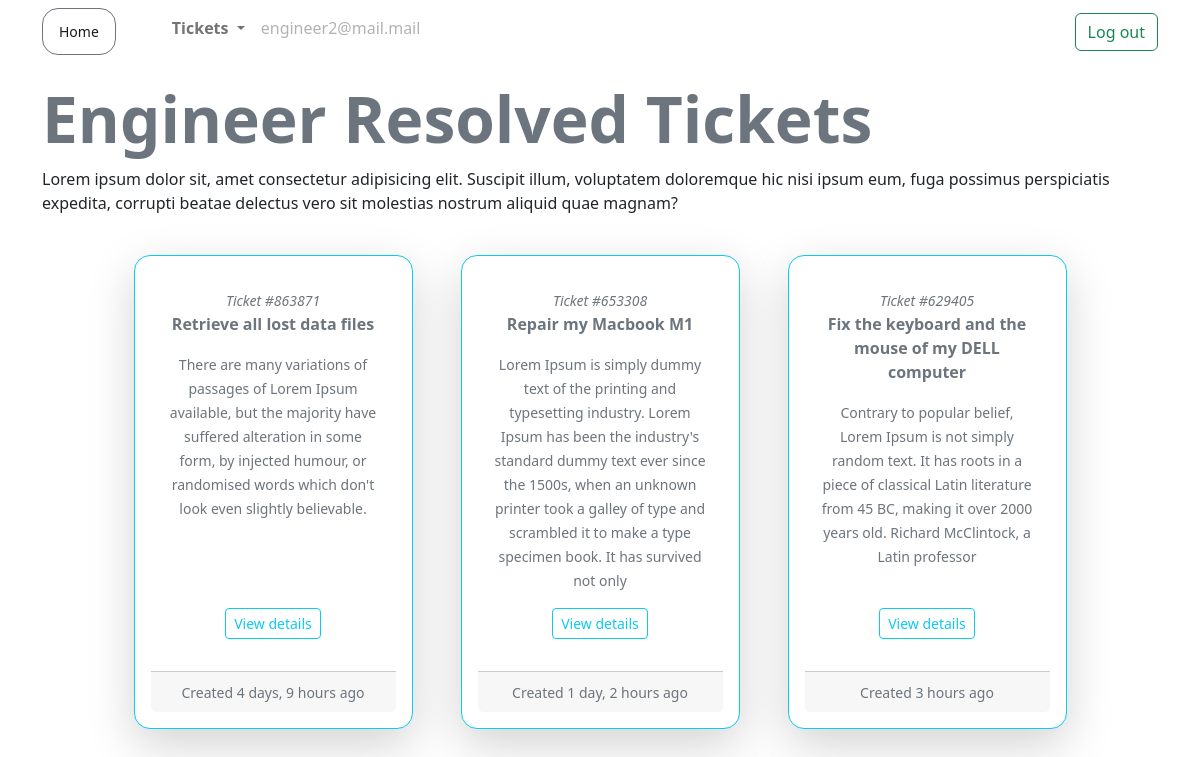
Before: /ticket/engineer-resolved-tickets/ (signed in) with the older database file.
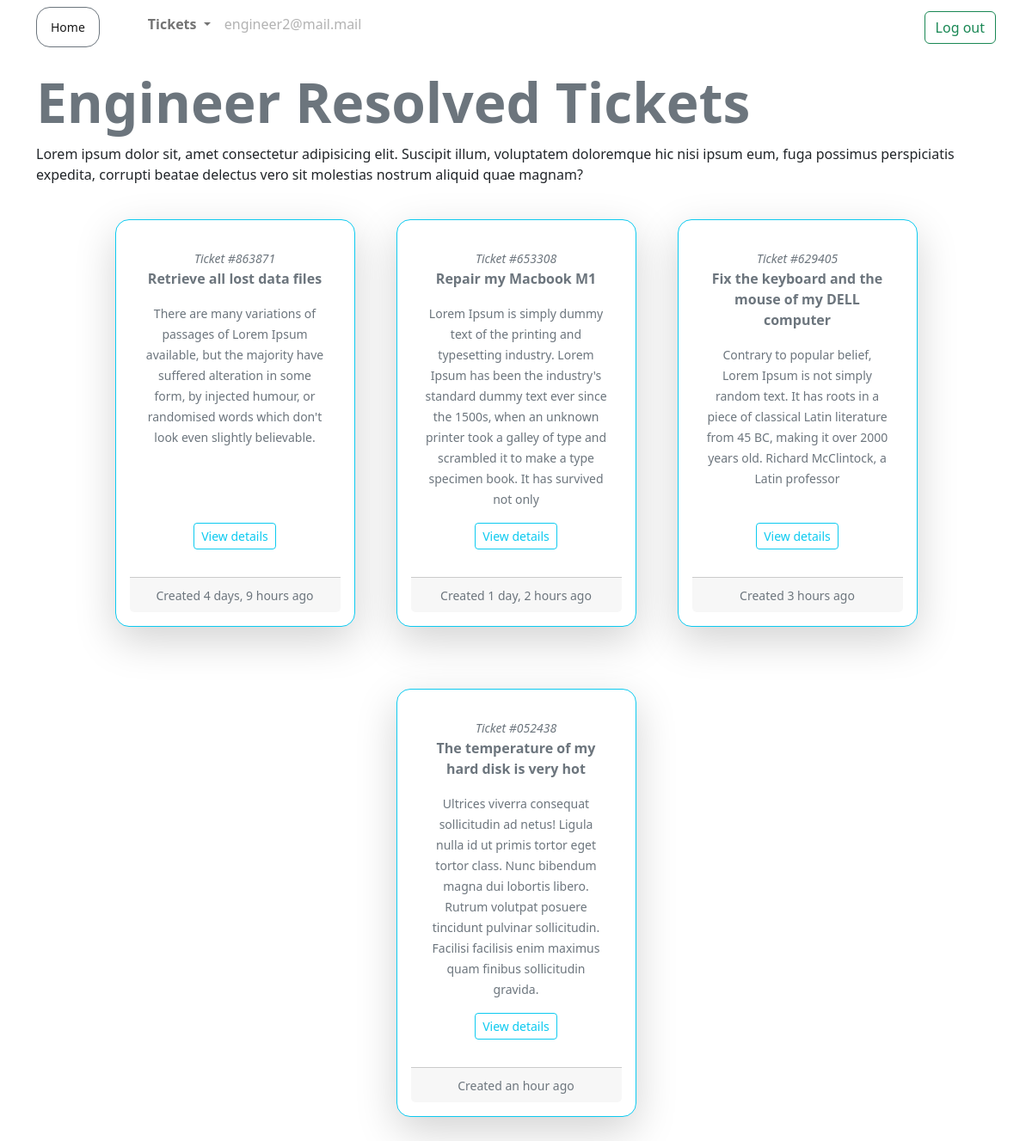
After: the same page with the newer database file.
### ticket/models.py (models this page shows)
class Ticket(models.Model):
    customer = models.ForeignKey(User, on_delete=models.CASCADE)
    engineer = models.ForeignKey(User, on_delete=models.DO_NOTHING, null=True, blank=True, related_name='engineer')
    ticket_id = models.CharField(max_length=15, unique=True)
    ticket_title = models.CharField(max_length=50)
    ticket_description = models.TextField()
    status = models.CharField(max_length=20, choices=(('Active', 'Active'),('Pending', 'Pending'), ('Resolved','Resolved')))
    created_on = models.DateTimeField(auto_now_add=True)
    last_modified = models.DateTimeField(auto_now=True)
    is_resolved = models.BooleanField(default=False)
    severity = models.CharField(max_length=5, choices=(('A', 'A'), ('B', 'B')), default='B')
    is_assigned_to_engineer = models.BooleanField(default=False)
    resolution = models.TextField(null=True, blank=True)

### ticket/views.py (the view)
# urls.py: path('engineer-resolved-tickets/', views.engineer_resolved_tickets, name='engineer-resolved-tickets'),
@login_required
def engineer_resolved_tickets(request):
    tickets = Ticket.objects.filter(is_resolved = True, is_assigned_to_engineer = True, engineer = request.user)
    context = {'tickets': tickets}
    return render(request, 'ticket/engineer_resolved_tickets.html', context)

### templates/ticket/engineer_resolved_tickets.html (shortened to what this page needs)
{% extends 'base.html'%} {% load humanize %} {% block content%}
<h1 class="display-3 fw-bold lh-1 mb-3 text-secondary">Engineer Resolved Tickets</h1>
<p>
    Lorem ipsum dolor sit, amet consectetur adipisicing elit. Suscipit illum,
    voluptatem doloremque hic nisi ipsum eum, fuga possimus perspiciatis
    expedita, corrupti beatae delectus vero sit molestias nostrum aliquid quae
    magnam?
</p>
<div class="d-flex flex-wrap justify-content-center">
    {% for ticket in tickets %}
    <div
        class="card border-info rounded-4 text-center w-25 p-1 m-4 shadow-lg p-3 mb-5 bg-white rounded"
    >
        <div class="card-body">
            <p class="card-text text-muted">
                <small> <i>Ticket #{{ticket.ticket_id}} </small></i>
                <br />
                <b> {{ticket.ticket_title}} </b>
            </p>
            <p class="card-text text-muted">
                <small> {{ticket.ticket_description}} </small>
            </p>
        </div>
        <div class="mb-2">
            <a
                href="{% url 'ticket-details' ticket.ticket_id %}"
                class="btn btn-outline-info btn-sm"
                >View details</a
            >
        </div>
        <br />
        <div class="card-footer text-muted">
            <small> Created {{ticket.created_on|naturaltime}} </small>
        </div>
    </div>
    {% endfor %}
</div>
{%endblock content%}

Changed rows visible on the page:
added Ticket: ticket_id "052438", ticket_title "The temperature of my hard disk is very hot", ticket_description "Ultrices viverra consequat sollicitudin ad netus! Ligula nulla id ut primis tortor eget tortor class. Nunc bibendum magna dui lobortis libero. Rutrum volutpat posuere tincidunt pulvinar sollicitudin. Facilisi facilisis enim maximus quam finibus sollicitudin gravida.", created_on "an hour ago"
